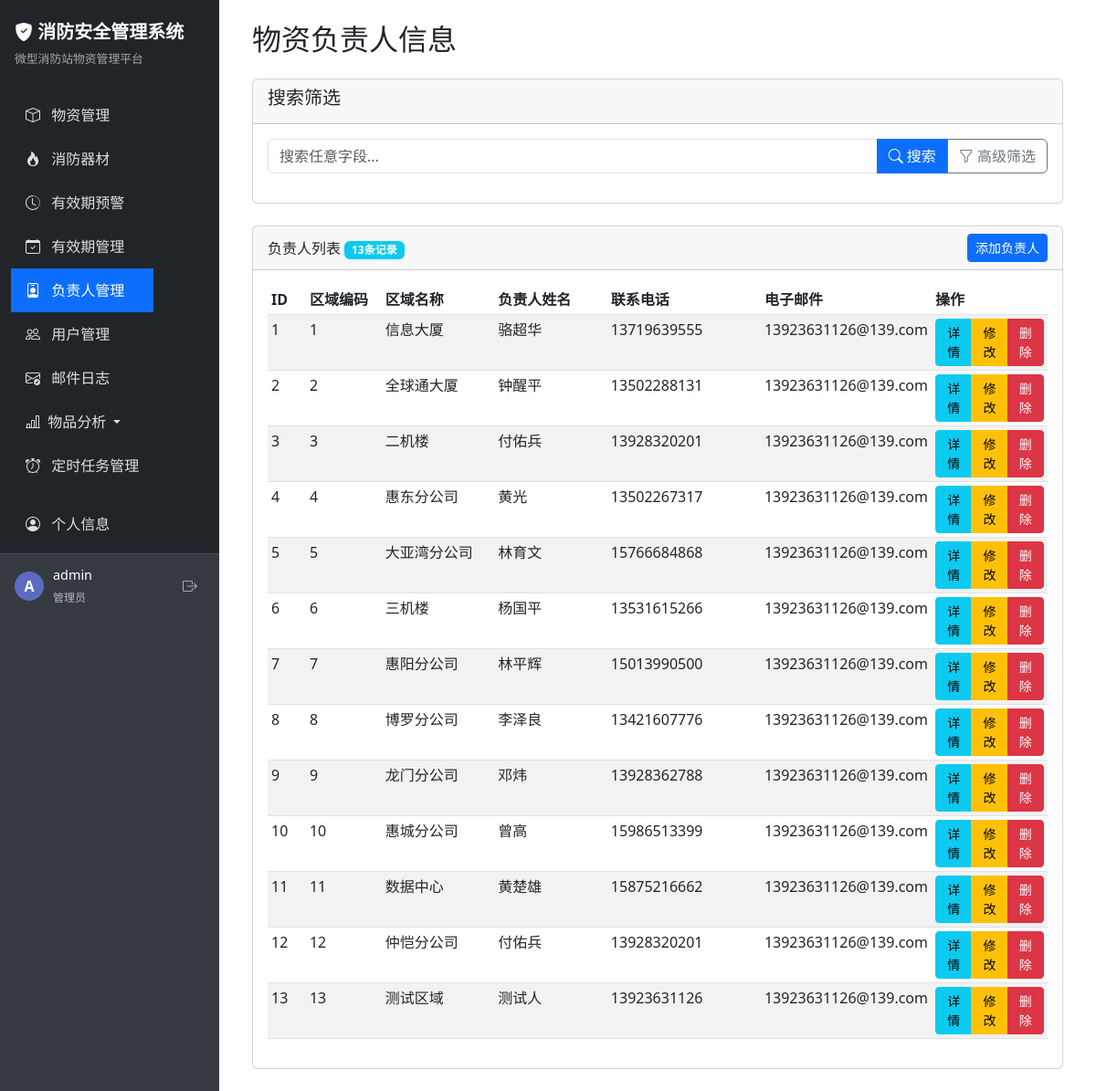
Page /admin/responsible (signed in) on the committed database.
### app/models/user.py (models this page shows, shortened)
class User(UserMixin, db.Model):
    __tablename__ = 'user'
    id = db.Column(db.Integer, primary_key=True)
    username = db.Column(db.String(80), unique=True, nullable=False)
    password_hash = db.Column(db.String(256), nullable=False)
    role = db.Column(db.String(20), default='user')  # admin 或 user
    is_active = db.Column(db.Boolean, default=True)  # 账号是否启用
    email = db.Column(db.String(120))  # 添加邮箱字段

### app/models/station.py (models this page shows)
class ResponsiblePerson(db.Model):
    id = db.Column(db.Integer, primary_key=True)
    area_code = db.Column(db.String(50))  # 修改为字符串类型，不再作为外键
    area_name = db.Column(db.String(50))  # 设备区域
    person_name = db.Column(db.String(30))  # 负责人姓名
    contact = db.Column(db.String(30))  # 负责人联系方式
    email = db.Column(db.String(50))  # 负责人邮件地址

### app/routes/admin.py (the view)
    def decorated_function(*args, **kwargs):
        if not current_user.is_authenticated or current_user.role != 'admin':
            flash('您没有访问此页面的权限')
            return redirect(url_for('station.index'))
        return f(*args, **kwargs)

### app/routes/admin.py (called while the page is built)
def admin_required(f):
    def decorated_function(*args, **kwargs):
        if not current_user.is_authenticated or current_user.role != 'admin':
            flash('您没有访问此页面的权限')
            return redirect(url_for('station.index'))
        return f(*args, **kwargs)
    decorated_function.__name__ = f.__name__
    return decorated_function

### app/templates/admin/responsible.html (shortened to what this page needs)
{% extends 'base.html' %}
{% block content %}
<div class="container-fluid">
    <h2 class="mb-4">物资负责人信息</h2>
    <div class="card mb-4">
        <div class="card-header">
            <h5 class="card-title">搜索筛选</h5>
        </div>
        <div class="card-body">
            <form method="get" action="{{ url_for('admin.responsible') }}" class="row g-3">
                <div class="col-md-12">
                    <div class="input-group">
                        <input type="text" class="form-control" placeholder="搜索任意字段..." name="search" value="{{ current_search or '' }}">
                        <button class="btn btn-primary" type="submit">
                            <i class="bi bi-search"></i> 搜索
                        </button>
                        <button type="button" class="btn btn-outline-secondary" data-bs-toggle="collapse"
                                data-bs-target="#advancedFilters"
                                aria-expanded="{{ 'true' if current_area else 'false' }}">
                            <i class="bi bi-funnel"></i> 高级筛选
                        </button>
                    </div>
                </div>
            </form>
        </div>
    </div>
    <div class="card">
        <div class="card-header d-flex justify-content-between align-items-center">
            <span>负责人列表 {% if total_count %}<span class="badge bg-info">{{ total_count }}条记录</span>{% endif %}</span>
            <button class="btn btn-primary btn-sm" data-bs-toggle="modal" data-bs-target="#addResponsibleModal">添加负责人</button>
        </div>
        <div class="card-body">
            {% if responsible_persons %}
            <div class="table-responsive">
                <table class="table table-striped table-hover table-sm">
                    <thead>
                        <tr>
                            <th style="width: 5%;">ID</th>
                            <th style="width: 10%;">区域编码</th>
                            <th style="width: 15%;">区域名称</th>
                            <th style="width: 15%;">负责人姓名</th>
                            <th style="width: 20%;">联系电话</th>
                            <th style="width: 20%;">电子邮件</th>
                            <th style="width: 15%;">操作</th>
                        </tr>
                    </thead>
                    <tbody>
                        {% for person in responsible_persons %}
                        <tr>
                            <td>{{ person.id }}</td>
                            <td>{{ person.area_code }}</td>
                            <td>{{ person.area_name }}</td>
                            <td>{{ person.person_name }}</td>
                            <td>{{ person.contact }}</td>
                            <td>{{ person.email or '无' }}</td>
                            <td>
                                <div class="btn-group" role="group">
                                    <button type="button" class="btn btn-sm btn-info" data-bs-toggle="modal" data-bs-target="#detailModal-{{ person.id }}">
                                        详情
                                    </button>
                                    <button type="button" class="btn btn-sm btn-warning" data-bs-toggle="modal" data-bs-target="#editModal-{{ person.id }}">
                                        修改
                                    </button>
                                    <button type="button" class="btn btn-sm btn-danger" data-bs-toggle="modal" data-bs-target="#deleteModal"
                                            data-person-id="{{ person.id }}"
                                            data-person-name="{{ person.person_name }}"
                                            data-person-area="{{ person.area_name }}"
                                            data-person-area-code="{{ person.area_code }}"
                                            data-person-contact="{{ person.contact }}">
                                        删除
                                    </button>
                                </div>
                            </td>
                        </tr>
                        {% endfor %}
                    </tbody>
                </table>
            </div>
            {% else %}
            <div class="alert alert-info">
                暂无负责人信息数据。
            </div>
            {% endif %}
        </div>
    </div>
</div>
{% endblock %}

### app/templates/base.html (shortened to what this page needs)
<!DOCTYPE html>
<html lang="zh-CN">
<head>
    <link href="https://cdn.jsdelivr.net/npm/bootstrap@5.3.0/dist/css/bootstrap.min.css" rel="stylesheet">
    <link href="https://cdn.jsdelivr.net/npm/bootstrap-icons@1.11.0/font/bootstrap-icons.css" rel="stylesheet">
</head>
<body>
    <div class="wrapper">
        <nav class="sidebar" id="sidebar">
            <div class="sidebar-header">
                <a href="{{ url_for('index') }}">
                    <i class="bi bi-shield-fill-check"></i> 消防安全管理系统
                </a>
                <div class="subtitle">微型消防站物资管理平台</div>
            </div>
            <div class="sidebar-nav">
                <nav class="navbar navbar-dark bg-dark">
                    <div class="container-fluid">
                        <ul class="navbar-nav">
                            <li class="nav-item">
                                <a class="nav-link {% if request.path.startswith('/station') %}active{% endif %}
                                          {% if not user_permissions_by_type.micro_station and current_user.role != 'admin' %}no-permission{% endif %}"
                                   href="{{ url_for('station.index') }}"
                                   >
                                    <i class="bi bi-box"></i> 物资管理
                                </a>
                            </li>
                            <li class="nav-item">
                                <a class="nav-link {% if request.path.startswith('/equipment') %}active{% endif %}
                                          {% if not user_permissions_by_type.fire_equipment and current_user.role != 'admin' %}no-permission{% endif %}"
                                   href="{{ url_for('equipment.index') }}"
                                   >
                                    <i class="bi bi-fire"></i> 消防器材
                                </a>
                            </li>
                            <li class="nav-item">
                                <a class="nav-link {% if request.path == '/admin/expiry_alert' %}active{% endif %}
                                          {% if not can_view_expiry_alert %}no-permission{% endif %}"
                                   href="{{ url_for('admin.expiry_alert') }}"
                                   >
                                    <i class="bi bi-clock-history"></i> 有效期预警
                                </a>
                            </li>
                            {% if current_user.role == 'admin' %}
                            <li class="nav-item">
                                <a class="nav-link {% if request.path == '/admin/expiry' %}active{% endif %}" href="{{ url_for('admin.expiry') }}">
                                    <i class="bi bi-calendar-check"></i> 有效期管理
                                </a>
                            </li>
                            <li class="nav-item">
                                <a class="nav-link {% if request.path == '/admin/responsible' %}active{% endif %}" href="{{ url_for('admin.responsible') }}">
                                    <i class="bi bi-person-badge"></i> 负责人管理
                                </a>
                            </li>
                            <li class="nav-item">
                                <a class="nav-link {% if request.path == '/admin/users' %}active{% endif %}" href="{{ url_for('admin.users') }}">
                                    <i class="bi bi-people"></i> 用户管理
                                </a>
                            </li>
                            <li class="nav-item">
                                <a class="nav-link {% if request.path == '/admin/mail_logs' %}active{% endif %}" href="{{ url_for('admin.mail_logs') }}">
                                    <i class="bi bi-envelope-check"></i> 邮件日志
                                </a>
                            </li>
                            {% if current_user.is_authenticated and current_user.role == 'admin' %}
                            <li class="nav-item dropdown">
                                <a class="nav-link dropdown-toggle" href="#" id="analysisDropdown" role="button" data-bs-toggle="dropdown" aria-expanded="false">
                                    <i class="bi bi-bar-chart-line me-1"></i> 物品分析
                                </a>
                            </li>
                            {% endif %}
                            <li class="nav-item">
                                <a class="nav-link {% if request.path.startswith('/scheduler') %}active{% endif %}" href="{{ url_for('scheduler.index') }}">
                                    <i class="bi bi-alarm"></i> 定时任务管理
                                </a>
                            </li>
                            {% endif %}
                            <li class="nav-item mt-3">
                                <a class="nav-link {% if request.path == '/auth/my_account' %}active{% endif %}" href="{{ url_for('auth.my_account') }}">
                                    <i class="bi bi-person-circle"></i> 个人信息
                                </a>
                            </li>
                        </ul>
                    </div>
                </nav>
            </div>
            {% if current_user.is_authenticated %}
            <div class="user-info mt-auto">
                <div class="user-avatar">
                    {{ current_user.username[0].upper() }}
                </div>
                <div class="user-details">
                    <p class="user-name">{{ current_user.username }}</p>
                    <span class="user-role">
                        {% if current_user.role == 'admin' %}管理员{% else %}普通用户{% endif %}
                    </span>
                </div>
                <a href="{{ url_for('auth.logout') }}" class="logout-btn" title="退出登录">
                    <i class="bi bi-box-arrow-right"></i>
                </a>
            </div>
            {% else %}
            <div class="mt-auto p-3">
                <a href="{{ url_for('auth.login') }}" class="btn btn-outline-light btn-sm w-100">
                    <i class="bi bi-box-arrow-in-right me-1"></i> 登录
                </a>
            </div>
            {% endif %}
        </nav>
        <main class="content">
            {% block content %}{% endblock %}
        </main>
    </div>
</body>
</html>

### app/templates/base.html (style rules this page uses)
body { min-height: 100vh; display: flex; flex-direction: column; }
.wrapper { display: flex; flex: 1; }
.sidebar { width: 240px; min-height: 100vh; background-color: #343a40; color: #fff; position: fixed; left: 0; top: 0; bottom: 0; z-index: 1000; padding-top: 0; overflow-y: auto; transition: all 0.3s; }
.sidebar .sidebar-header { padding: 1.25rem 1rem; background-color: #212529; }
.sidebar .sidebar-header a { color: #fff; text-decoration: none; font-size: 1.25rem; font-weight: bold; }
.sidebar .sidebar-header .subtitle { color: rgba(255,255,255,0.6); font-size: 0.8rem; margin-top: 5px; }
.sidebar .nav-link { color: rgba(255, 255, 255, 0.85); padding: 0.75rem 1rem; font-size: 1rem; border-radius: 0; transition: all 0.2s; }
.sidebar .nav-link.active { color: #fff; background-color: #0d6efd; }
.sidebar .nav-link i { margin-right: 8px; width: 18px; text-align: center; }
main.content { margin-left: 240px; flex: 1; padding: 1.5rem; transition: all 0.3s; }
.user-info { display: flex; align-items: center; padding: 0.75rem 1rem; border-top: 1px solid rgba(255,255,255,0.1); margin-top: auto; }
.user-avatar { width: 32px; height: 32px; border-radius: 50%; background-color: #5c6bc0; color: #fff; display: flex; align-items: center; justify-content: center; font-weight: bold; margin-right: 10px; }
.user-details { flex-grow: 1; }
.user-name { font-weight: 500; color: #fff; margin-bottom: 0; font-size: 0.9rem; }
.user-role { font-size: 0.75rem; color: rgba(255,255,255,0.65); }
.logout-btn { width: 32px; height: 32px; background: none; border: none; color: rgba(255,255,255,0.6); display: flex; align-items: center; justify-content: center; border-radius: 4px; padding: 0; }

### app/templates/admin/responsible.html (style rules this page uses)
.table-responsive { overflow-x: auto; }

### rows in the picture
User: username "A", username "admin"
ResponsiblePerson: id "1", area_code "1", area_name "信息大厦", person_name "骆超华", contact "13719639555", email "13923631126@139.com"
ResponsiblePerson: id "2", area_code "2", area_name "全球通大厦", person_name "钟醒平", contact "13502288131", email "13923631126@139.com"
ResponsiblePerson: id "3", area_code "3", area_name "二机楼", person_name "付佑兵", contact "13928320201", email "13923631126@139.com"
ResponsiblePerson: id "4", area_code "4", area_name "惠东分公司", person_name "黄光", contact "13502267317", email "13923631126@139.com"
ResponsiblePerson: id "5", area_code "5", area_name "大亚湾分公司", person_name "林育文", contact "15766684868", email "13923631126@139.com"
ResponsiblePerson: id "6", area_code "6", area_name "三机楼", person_name "杨国平", contact "13531615266", email "13923631126@139.com"
ResponsiblePerson: id "7", area_code "7", area_name "惠阳分公司", person_name "林平辉", contact "15013990500", email "13923631126@139.com"
ResponsiblePerson: id "8", area_code "8", area_name "博罗分公司", person_name "李泽良", contact "13421607776", email "13923631126@139.com"
ResponsiblePerson: id "9", area_code "9", area_name "龙门分公司", person_name "邓炜", contact "13928362788", email "13923631126@139.com"
ResponsiblePerson: id "10", area_code "10", area_name "惠城分公司", person_name "曾高", contact "15986513399", email "13923631126@139.com"
ResponsiblePerson: id "11", area_code "11", area_name "数据中心", person_name "黄楚雄", contact "15875216662", email "13923631126@139.com"
ResponsiblePerson: id "12", area_code "12", area_name "仲恺分公司", person_name "付佑兵", contact "13928320201", email "13923631126@139.com"
ResponsiblePerson: id "13", area_code "13", area_name "测试区域", person_name "测试人", contact "13923631126", email "13923631126@139.com"

### other values in the picture
{{ total_count }} "13"
